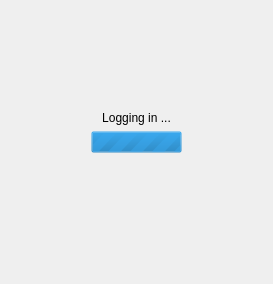
     <widget class="QWidget" name="pProgress">
      <layout class="QGridLayout" name="gridLayout">
       <item row="0" column="0">
        <widget class="QWidget" name="widget" native="true">
         <property name="styleSheet">
          <string notr="true">background: transparent;</string>
         </property>
         <layout class="QVBoxLayout" name="verticalLayout_9">
          <property name="leftMargin">
           <number>80</number>
          </property>
          <property name="topMargin">
           <number>100</number>
          </property>
          <property name="rightMargin">
           <number>80</number>
          </property>
          <property name="bottomMargin">
           <number>120</number>
          </property>
          <item>
           <widget class="QLabel" name="lProgress">
            <property name="styleSheet">
             <string notr="true"/>
            </property>
            <property name="text">
             <string>Logging in ...</string>
            </property>
            <property name="alignment">
             <set>Qt::AlignCenter</set>
            </property>
           </widget>
          </item>
          <item>
           <widget class="QProgressBar" name="progressBar">
            <property name="maximum">
             <number>0</number>
            </property>
            <property name="value">
             <number>-1</number>
            </property>
            <property name="textVisible">
             <bool>false</bool>
            </property>
           </widget>
          </item>
         </layout>
        </widget>
       </item>
      </layout>
     </widget>
